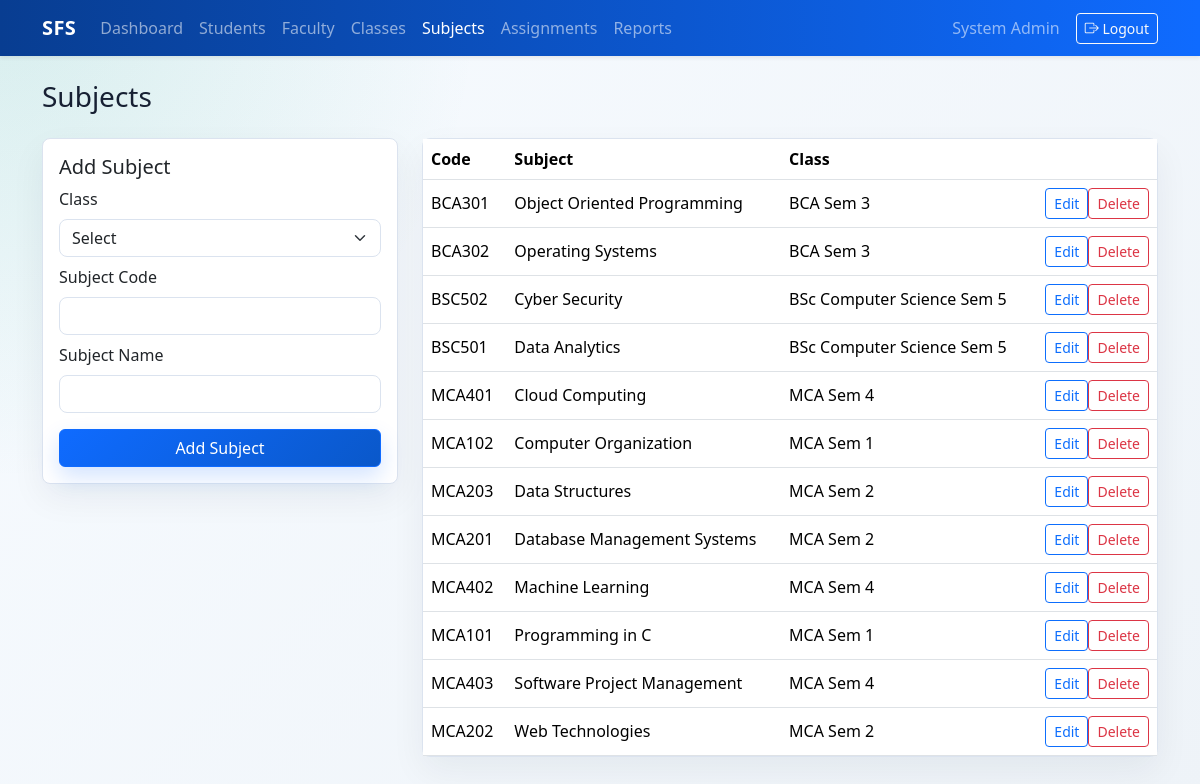
The app's page /admin/subjects.php (signed in) with its own data.
### tables this page shows
CREATE TABLE subjects (
    id INT UNSIGNED AUTO_INCREMENT PRIMARY KEY,
    class_id INT UNSIGNED NOT NULL,
    subject_code VARCHAR(40) NOT NULL UNIQUE,
    subject_name VARCHAR(140) NOT NULL,
    created_at TIMESTAMP DEFAULT CURRENT_TIMESTAMP,
    FOREIGN KEY (class_id) REFERENCES classes(id) ON DELETE RESTRICT,
    INDEX idx_subjects_class (class_id)
);

CREATE TABLE classes (
    id INT UNSIGNED AUTO_INCREMENT PRIMARY KEY,
    class_name VARCHAR(100) NOT NULL,
    semester TINYINT UNSIGNED NOT NULL,
    academic_year VARCHAR(20) NOT NULL,
    created_at TIMESTAMP DEFAULT CURRENT_TIMESTAMP,
    UNIQUE KEY uq_class_sem_year (class_name, semester, academic_year),
    INDEX idx_classes_semester (semester),
    CHECK (semester BETWEEN 1 AND 10)
);

### includes/functions.php (called while the page is built, shortened)
<?php
function e(?string $value): string
{
    return htmlspecialchars((string) $value, ENT_QUOTES, 'UTF-8');
}

### admin/subjects.php (the view, shortened to what this page needs)
<?php
require_once __DIR__ . '/../includes/auth.php';
$edit = null;
$subjects = $pdo->query('SELECT s.*, c.class_name, c.semester FROM subjects s JOIN classes c ON c.id = s.class_id ORDER BY c.class_name, s.subject_name')->fetchAll();
require_once __DIR__ . '/../includes/header.php';
?>
<h1 class="h3 mb-4">Subjects</h1>
<div class="row g-4">
    <div class="col-lg-4"><div class="card"><div class="card-body">
        <h2 class="h5"><?= $edit ? 'Edit Subject' : 'Add Subject' ?></h2>
        <form method="post"><?= csrf_field() ?><input type="hidden" name="action" value="<?= $edit ? 'update' : 'create' ?>"><input type="hidden" name="id" value="<?= e((string)($edit['id'] ?? '')) ?>">
            <div class="mb-2"><label class="form-label">Class</label><select class="form-select" name="class_id" required><option value="">Select</option></select></div>
            <div class="mb-2"><label class="form-label">Subject Code</label><input class="form-control" name="subject_code" required value="<?= e($edit['subject_code'] ?? '') ?>"></div>
            <div class="mb-3"><label class="form-label">Subject Name</label><input class="form-control" name="subject_name" required value="<?= e($edit['subject_name'] ?? '') ?>"></div>
            <button class="btn btn-primary w-100"><?= $edit ? 'Update' : 'Add' ?> Subject</button>
        </form>
    </div></div></div>
    <div class="col-lg-8"><div class="card"><div class="table-responsive"><table class="table mb-0"><thead><tr><th>Code</th><th>Subject</th><th>Class</th><th></th></tr></thead><tbody>
        <?php foreach ($subjects as $s): ?><tr><td><?= e($s['subject_code']) ?></td><td><?= e($s['subject_name']) ?></td><td><?= e($s['class_name'] . ' Sem ' . $s['semester']) ?></td><td class="text-end"><a class="btn btn-sm btn-outline-primary" href="?edit=<?= $s['id'] ?>">Edit</a><form class="d-inline" method="post" data-confirm="Delete this subject?"><?= csrf_field() ?><input type="hidden" name="action" value="delete"><input type="hidden" name="id" value="<?= $s['id'] ?>"><button class="btn btn-sm btn-outline-danger">Delete</button></form></td></tr><?php endforeach; ?>
    </tbody></table></div></div></div>
</div>
<?php require_once __DIR__ . '/../includes/footer.php'; ?>

### assets/css/style.css (style rules this page uses)
:root { --sfs-bg: #eef3f8; --sfs-border: #dbe3ef; --sfs-primary: #0f6bff; --sfs-primary-dark: #083d91; --sfs-accent: #16a085; --sfs-ink: #172033; --sfs-muted: #667085; }
body { background: radial-gradient(circle at top left, rgba(22, 160, 133, .14), transparent 30rem), linear-gradient(135deg, #f7fbff 0%, var(--sfs-bg) 100%); color: var(--sfs-ink); min-height: 100vh; }
.btn-primary { background: linear-gradient(135deg, var(--sfs-primary), #0a58ca); border-color: var(--sfs-primary); box-shadow: 0 10px 22px rgba(15, 107, 255, .18); }
.card { border: 1px solid var(--sfs-border); border-radius: 8px; box-shadow: 0 14px 35px rgba(23, 32, 51, .06); }
.table td, .table th { vertical-align: middle; }
.form-control, .form-select { border-color: var(--sfs-border); border-radius: 8px; }

### records on screen
subjects: subject_code "BCA301", subject_name "Object Oriented Programming", class.semester "BCA Sem 3"
subjects: subject_code "BCA302", subject_name "Operating Systems", class.semester "BCA Sem 3"
subjects: subject_code "BSC502", subject_name "Cyber Security", class.semester "BSc Computer Science Sem 5"
subjects: subject_code "BSC501", subject_name "Data Analytics", class.semester "BSc Computer Science Sem 5"
subjects: subject_code "MCA401", subject_name "Cloud Computing", class.semester "MCA Sem 4"
subjects: subject_code "MCA102", subject_name "Computer Organization", class.semester "MCA Sem 1"
subjects: subject_code "MCA203", subject_name "Data Structures", class.semester "MCA Sem 2"
subjects: subject_code "MCA201", subject_name "Database Management Systems", class.semester "MCA Sem 2"
subjects: subject_code "MCA402", subject_name "Machine Learning", class.semester "MCA Sem 4"
subjects: subject_code "MCA101", subject_name "Programming in C", class.semester "MCA Sem 1"
subjects: subject_code "MCA403", subject_name "Software Project Management", class.semester "MCA Sem 4"
subjects: subject_code "MCA202", subject_name "Web Technologies", class.semester "MCA Sem 2"

### other values on screen
$user['name'] "System Admin"
